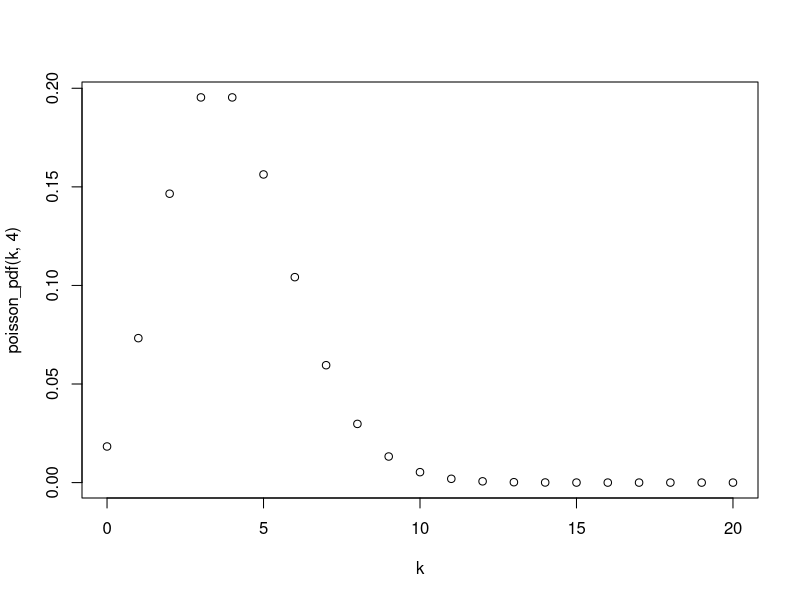
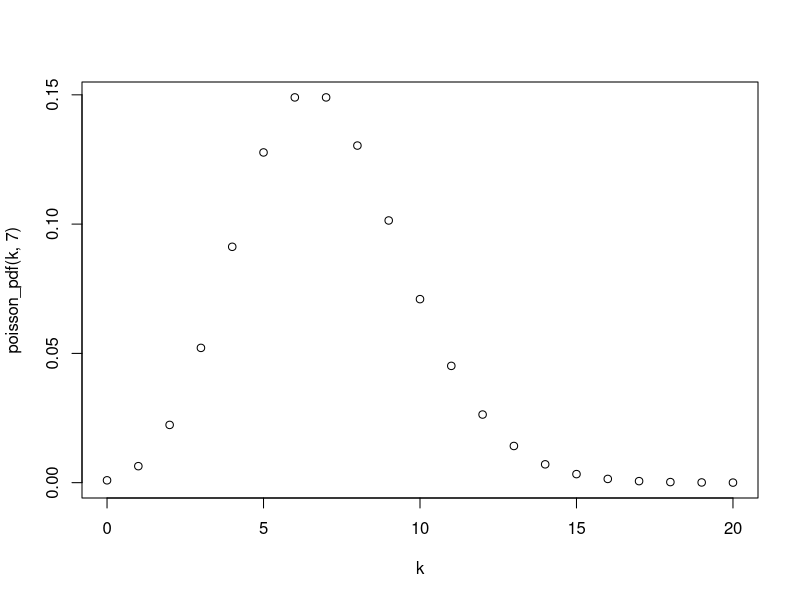
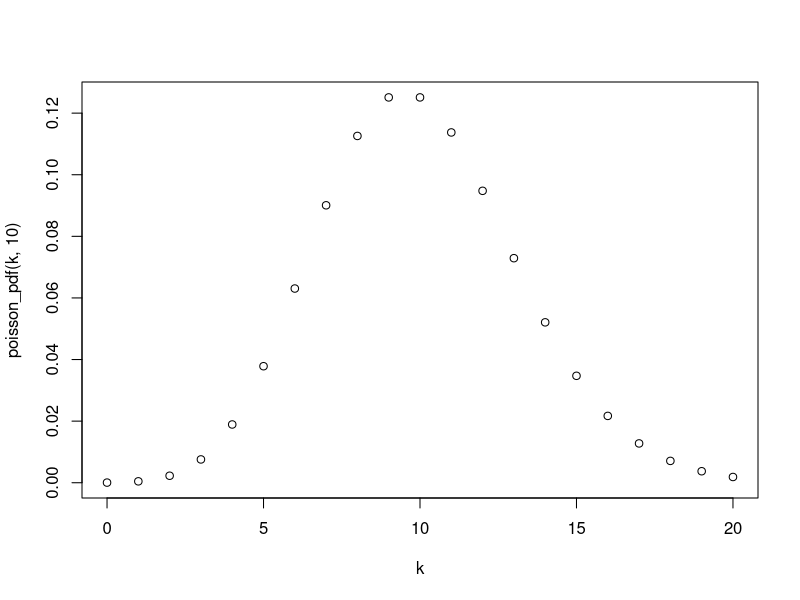
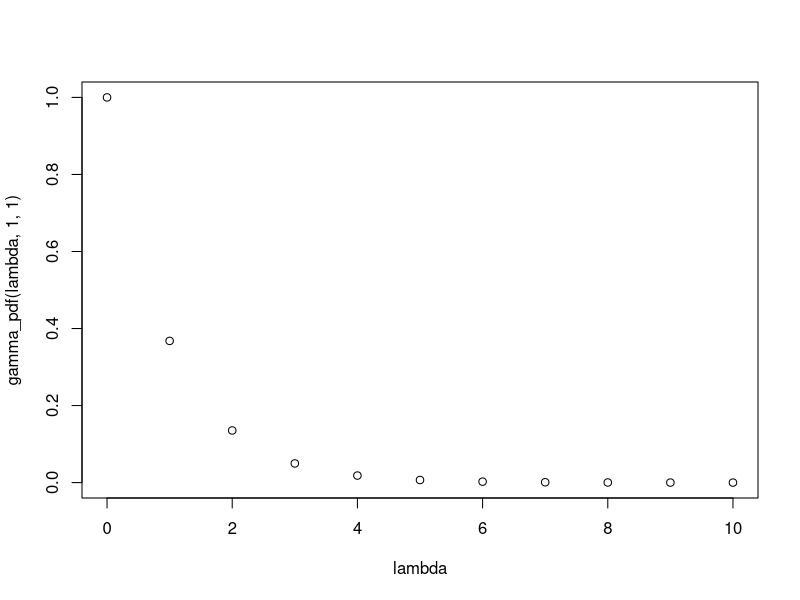
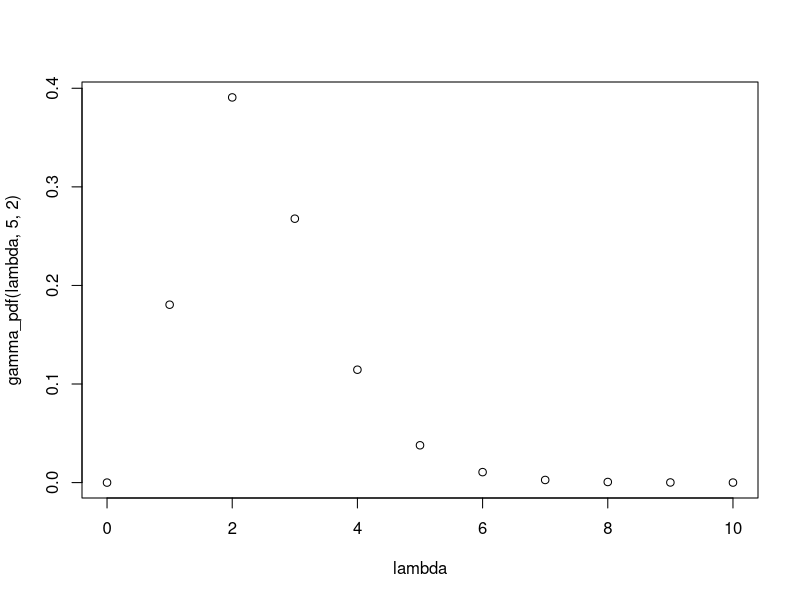
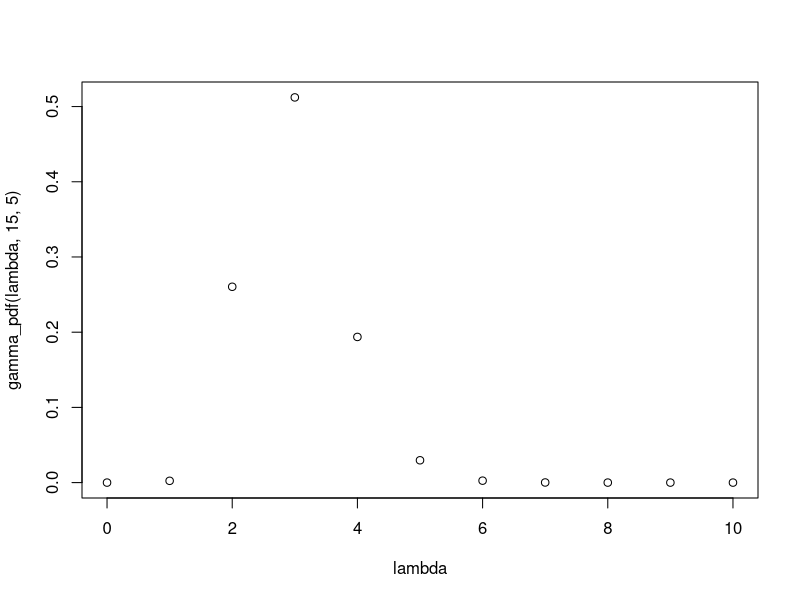
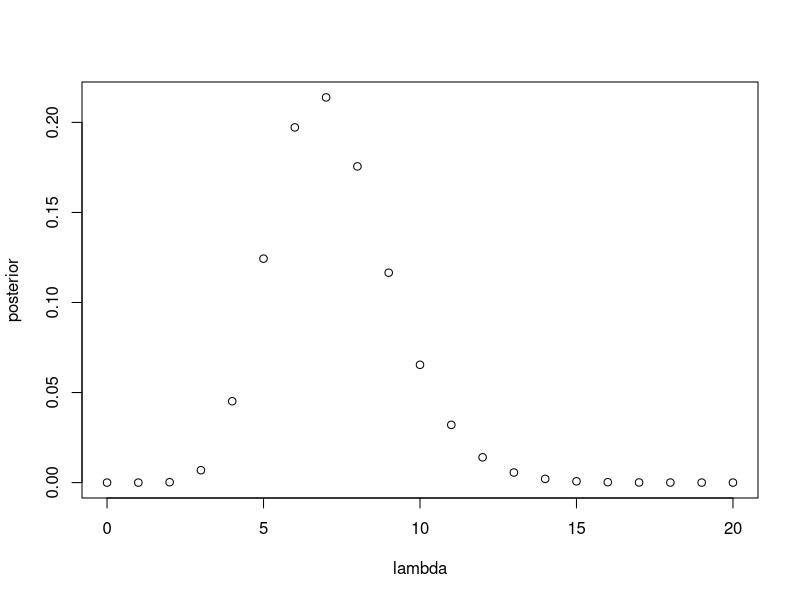
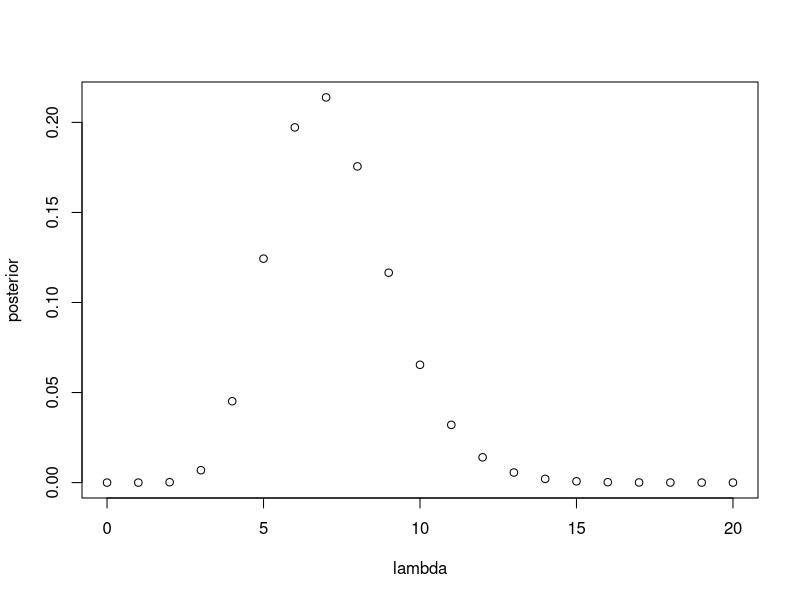

Source code (R) for these figures, in order:

poisson_pdf <- function(k, lambda){
  pdf = (exp(-lambda) * lambda^k)/factorial(k)
  return(pdf)
}

gamma_pdf <- function(lambda, a, b) {
  pdf = (b^a * lambda^(a-1) * exp(-b*lambda))/factorial(a-1)
  return(pdf)
}

k = 0:20
lambda = 0:10

# 1.2 Plot Poisson
plot_uno <- plot(k, poisson_pdf(k,4))
plot_dos <- plot(k, poisson_pdf(k,7))
plot_tres <- plot(k, poisson_pdf(k,10))

# 1.3 Plot Gamma
plot_four <- plot(lambda, gamma_pdf(lambda,1,1))
plot_five <- plot(lambda, gamma_pdf(lambda,5,2))
plot_six <- plot(lambda, gamma_pdf(lambda,15,5))

# Plot posterior, two ways
# 1.4
lambda = 0:20
alpha = 7.5
beta = 1
k = 7
posterior = c(0:20)
evidence = 0
for (l in lambda){
  evidence = evidence + (poisson_pdf(k, l) * gamma_pdf(l,alpha, beta))
}
for (l in lambda){
  posterior[l+1] = (poisson_pdf(k, l) * gamma_pdf(l,alpha, beta))/evidence
}

plot(lambda, posterior)

# 1.5
posterior = gamma_pdf(lambda, alpha + 7, beta + 1)
plot(lambda, posterior)








